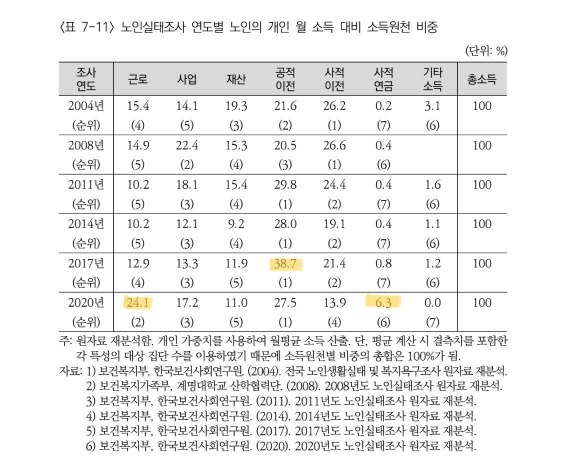
#> input picture images/change_by_time.jpg, 1121 x 929 px (shown at 1/2 size)
$ jupyter execute --allow-errors 'basic data analysis - 2017 vs 2020.ipynb'
#> lines starting #> are read from the running program, lines starting #| are printed output that depends on the picture
# Basic Data Analysis: 2017 vs 2020

## 1. Import data

[cell 1]
import numpy as np
import pandas as pd
import matplotlib.pyplot as plt
import pyreadstat
import seaborn as sns

[cell 2]
# load 2017 survey data (sav file)
file_path_2014 = '2014_survey_data.sav'
file_path_2017 = '2017_survey_data.sav'
file_path_2020 = '2020_survey_data.csv'
#> (the rest of this cell did not finish here and is left out)

## 2. Data Visualization

[cell 3]
from IPython.display import display
from PIL import Image as PILImage
img = PILImage.open('images/change_by_time.jpg')
#> img is the input picture: PIL image 1121x929 RGB; mean R, G, B 238, 237.9, 237.5
img.thumbnail((500, 400))  # Replace 'width' and 'height' with desired values
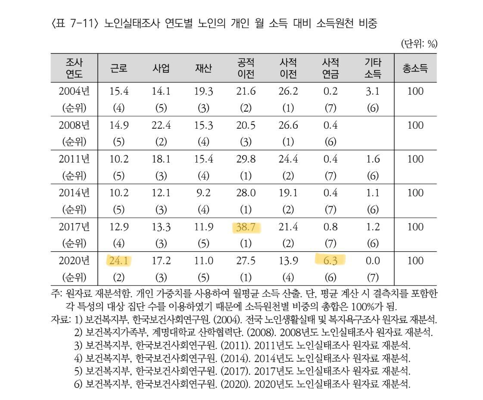
#> img: PIL image 483x400 RGB; mean R, G, B 237.7, 237.6, 237.2
display(img)


$ run again, with images/depression_survey.png saved as images/change_by_time.jpg
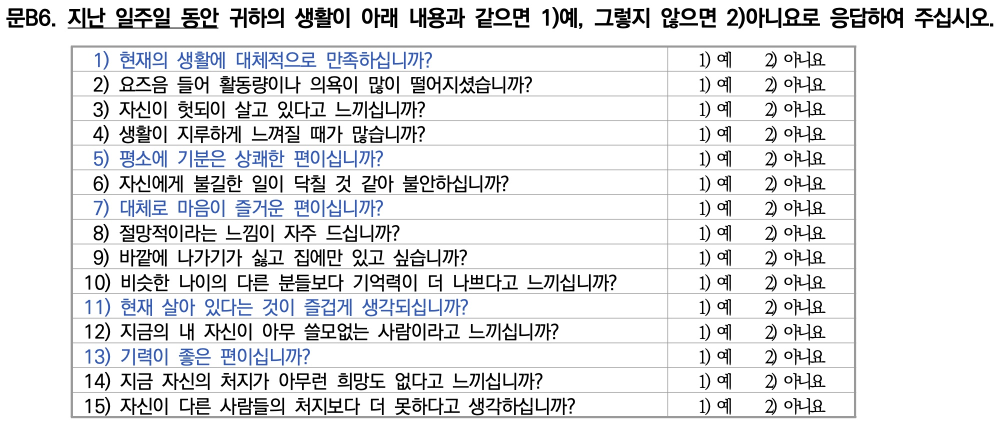
#> input picture images/depression_survey.png, 1996 x 854 px (shown at 1/2 size)
#> img is the input picture: PIL image 1996x854 RGB; mean R, G, B 229.4, 230.1, 231.4
#> `img.thumbnail((500, 400))  # Replace 'width' and 'height' with desired..`:
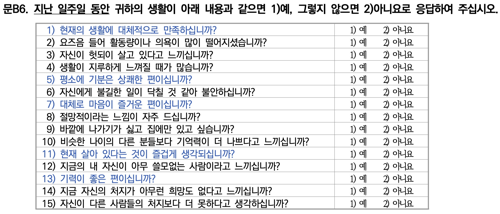
#> img: PIL image 500x214 RGB; mean R, G, B 228.6, 229.3, 230.7

$ run again, with images/dml.png saved as images/change_by_time.jpg
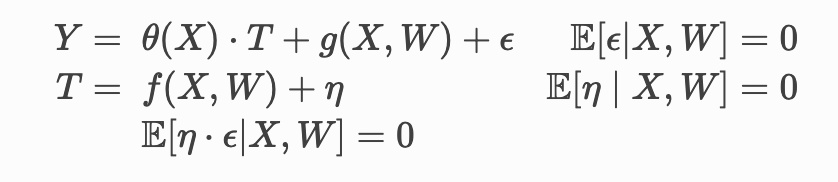
#> input picture images/dml.png, 838 x 182 px
#> img is the input picture: PIL image 838x182 RGB; min 56, max 255, mean 240.7
#> `img.thumbnail((500, 400))  # Replace 'width' and 'height' with desired..`:
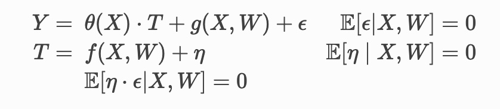
#> img: PIL image 500x109 RGB; min 46, max 255, mean 240.6

$ run again, with images/senior_employment_policy_budget_table.png saved as images/change_by_time.jpg
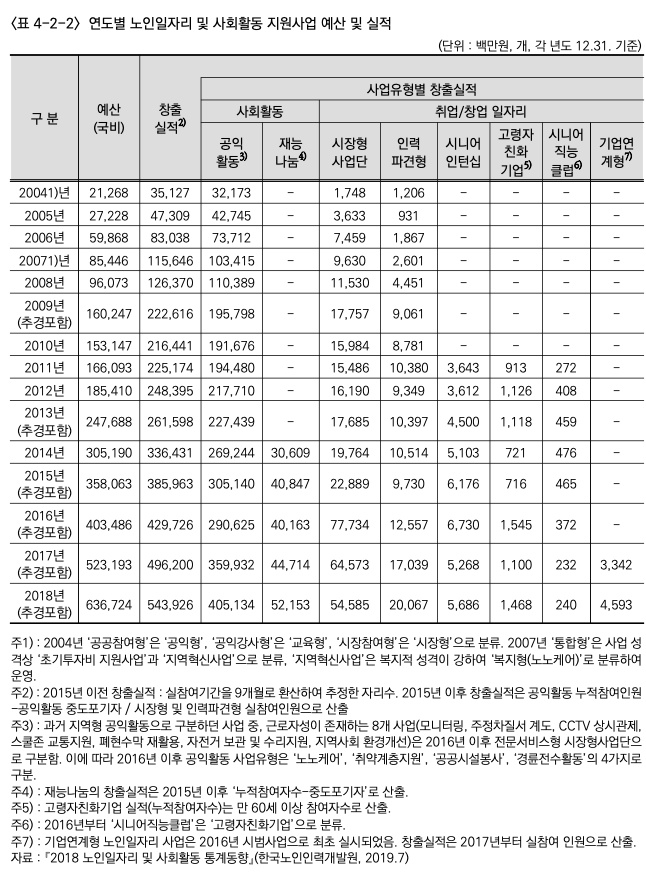
#> input picture images/senior_employment_policy_budget_table.png, 646 x 872 px
#> img is the input picture: PIL image 646x872 RGB; min 0, max 255, mean 227
#> `img.thumbnail((500, 400))  # Replace 'width' and 'height' with desired..`:
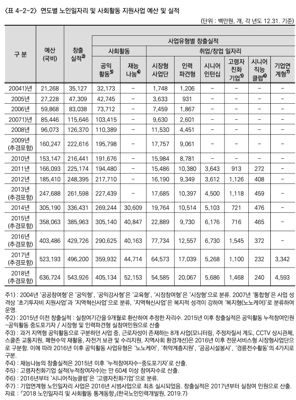
#> img: PIL image 296x400 RGB; min 37, max 255, mean 226.3
